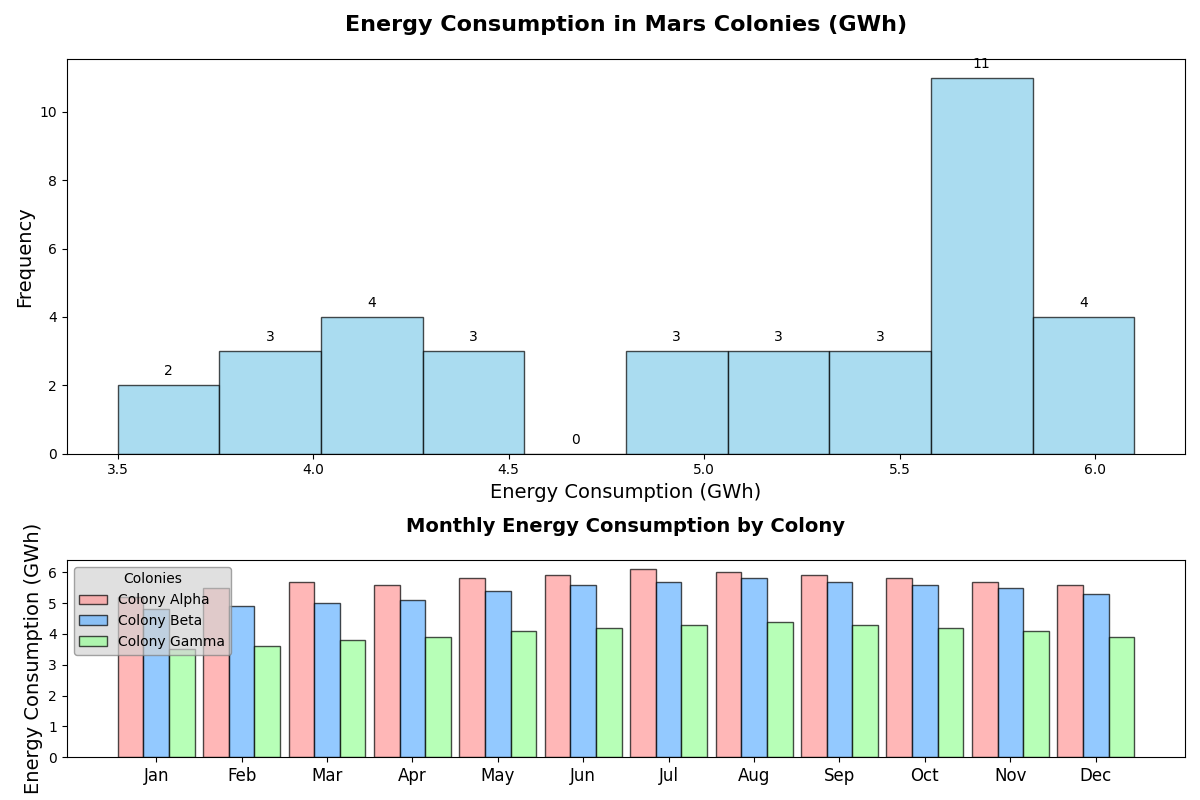

Write Python code to recreate this figure.
import matplotlib.pyplot as plt
import numpy as np

# Backstory:
# In a distant future, humanity has colonized Mars, and researchers are monitoring the energy consumption of Mars' colonies. This dataset shows the monthly energy consumption in three major colonies.

# Data: 
# Monthly energy consumption (in GWh) for each colony over a year
months = ['Jan', 'Feb', 'Mar', 'Apr', 'May', 'Jun', 'Jul', 'Aug', 'Sep', 'Oct', 'Nov', 'Dec']
colony_alpha = [5.2, 5.5, 5.7, 5.6, 5.8, 5.9, 6.1, 6.0, 5.9, 5.8, 5.7, 5.6]
colony_beta = [4.8, 4.9, 5.0, 5.1, 5.4, 5.6, 5.7, 5.8, 5.7, 5.6, 5.5, 5.3]
colony_gamma = [3.5, 3.6, 3.8, 3.9, 4.1, 4.2, 4.3, 4.4, 4.3, 4.2, 4.1, 3.9]

# Setup the figure and axes for subplots
fig, axs = plt.subplots(2, 1, figsize=(12, 8), gridspec_kw={'height_ratios': [2, 1]})

# Histogram Plot for Monthly Energy Consumption
ax1 = axs[0]
data = list(colony_alpha + colony_beta + colony_gamma)
n, bins, patches = ax1.hist(data, bins=10, edgecolor='black', color='skyblue', alpha=0.7)
ax1.set_title('Energy Consumption in Mars Colonies (GWh)', fontsize=16, fontweight='bold', pad=20)
ax1.set_xlabel('Energy Consumption (GWh)', fontsize=14)
ax1.set_ylabel('Frequency', fontsize=14)

for count, rect in zip(n, patches):
    height = rect.get_height()
    ax1.annotate(f'{int(count)}', xy=(rect.get_x() + rect.get_width() / 2, height),
                 xytext=(0, 5), textcoords='offset points', ha='center', va='bottom', fontsize=10)

# Stacked Bar Chart for Colony-wise Monthly Consumption
ax2 = axs[1]
width = 0.3
months_indices = np.arange(len(months))

ax2.bar(months_indices - width, colony_alpha, width, label='Colony Alpha', edgecolor='black', color='#FF9999', alpha=0.7)
ax2.bar(months_indices, colony_beta, width, label='Colony Beta', edgecolor='black', color='#66B3FF', alpha=0.7)
ax2.bar(months_indices + width, colony_gamma, width, label='Colony Gamma', edgecolor='black', color='#99FF99', alpha=0.7)

ax2.set_title('Monthly Energy Consumption by Colony', fontsize=14, fontweight='bold', pad=20)
ax2.set_xticks(months_indices)
ax2.set_xticklabels(months, fontsize=12)
ax2.set_ylabel('Energy Consumption (GWh)', fontsize=14)
ax2.legend(title='Colonies', loc='upper left', fontsize=10, edgecolor='gray', facecolor='lightgrey', framealpha=0.7)

# Layout adjustment
plt.tight_layout()

# Display the plot
plt.show()
